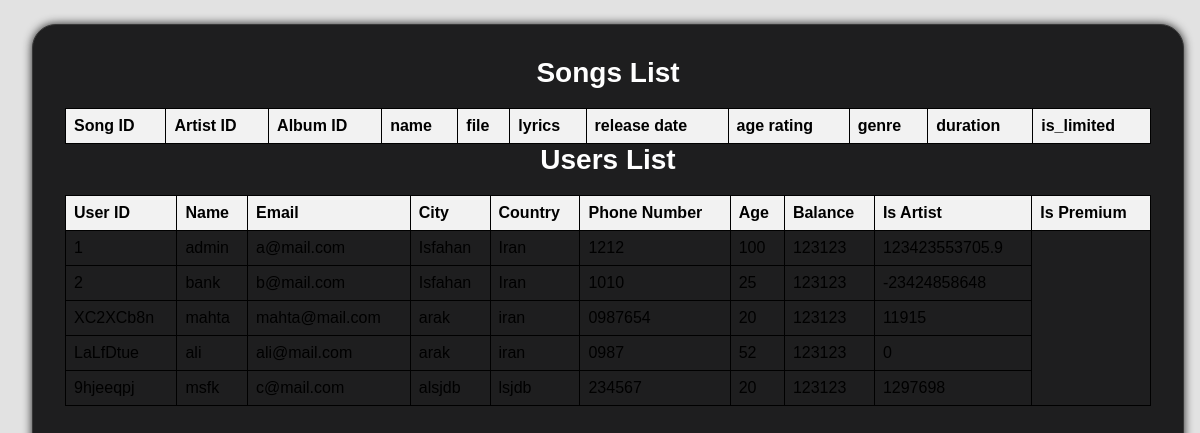
The page /participant on the database as committed earlier.
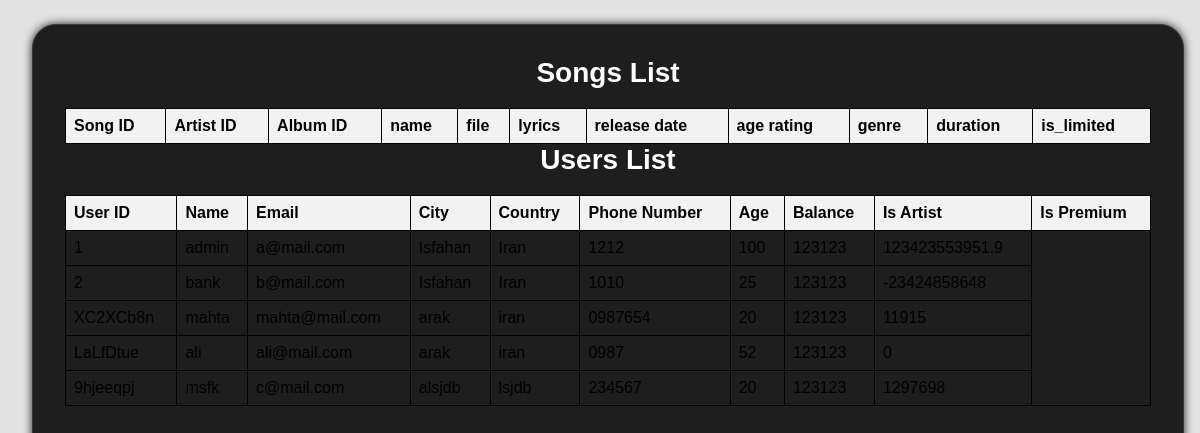
The same page on the database as committed later.
### tables this page shows
CREATE TABLE USERS (
            user_id TEXT PRIMARY KEY,
            name TEXT,
            email TEXT,
            city TEXT,
            country TEXT,
            phone TEXT,
            age INTEGER CHECK(age >= 9 AND age <= 120),
            password TEXT,
            balance INTEGER DEFAULT 0,
            is_artist BOOLEAN DEFAULT 0,
            is_premium BOOLEAN DEFAULT 0
        );

### app.py (the view)
@app.route("/participant")
def participants():
    with sqlite3.connect("database.db") as connect:
        cursor = connect.cursor()
        cursor.execute("SELECT * FROM USERS")
        data = cursor.fetchall()
    return render_template("participants.html", data=data)

### templates/participants.html (shortened to what this page needs)
<!DOCTYPE html>
<html>
  <head>
    <link
      rel="stylesheet"
      type="text/css"
      href="{{ url_for('static', filename='css/style.css') }}"
    />
  </head>
  <body>
    <div class="div-header">
      <h1>Songs List</h1>
      <table style="width: 100%">
        <tr>
          <th>Song ID</th>
          <th>Artist ID</th>
          <th>Album ID</th>
          <th>name</th>
          <th>file</th>
          <th>lyrics</th>
          <th>release date</th>
          <th>age rating</th>
          <th>genre</th>
          <th>duration</th>
          <th>is_limited</th>
        </tr>
      </table>
      <h1>Users List</h1>
      <table style="width: 100%">
        <tr>
          <th>User ID</th>
          <th>Name</th>
          <th>Email</th>
          <th>City</th>
          <th>Country</th>
          <th>Phone Number</th>
          <th>Age</th>
          <th>Balance</th>
          <th>Is Artist</th>
          <th>Is Premium</th>
        </tr>
        {% for participant in data %}
        <tr>
          <td>{{ participant[0] }}</td>
          <td>{{ participant[1] }}</td>
          <td>{{ participant[2] }}</td>
          <td>{{ participant[3] }}</td>
          <td>{{ participant[4] }}</td>
          <td>{{ participant[5] }}</td>
          <td>{{ participant[6] }}</td>
          <td>{{ participant[7] }}</td>
          <td>{{ participant[8] }}</td>
        </tr>
        {% endfor %}
      </table>
    </div>
  </body>
</html>

Rows that differ between the two databases and show on the page:
changed USERS "admin": balance "123423553705.9" → "123423553951.9"
